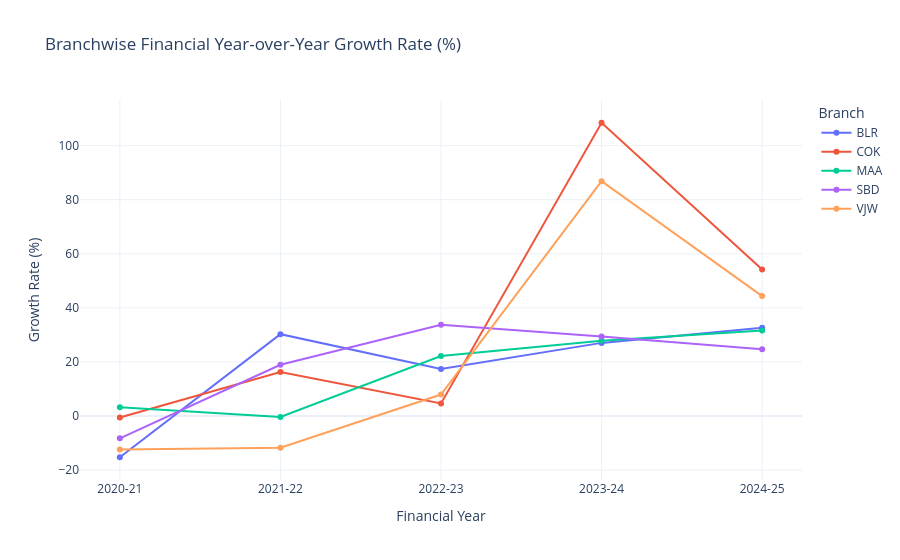
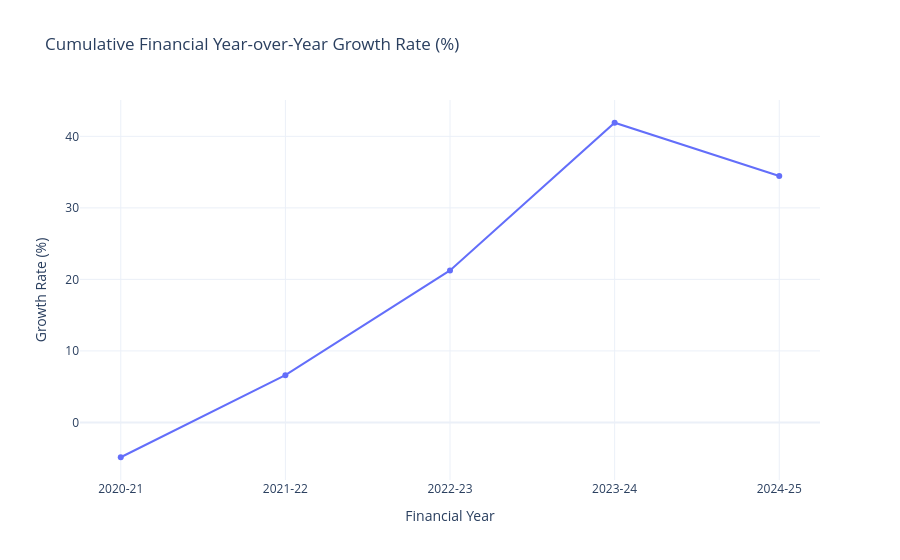
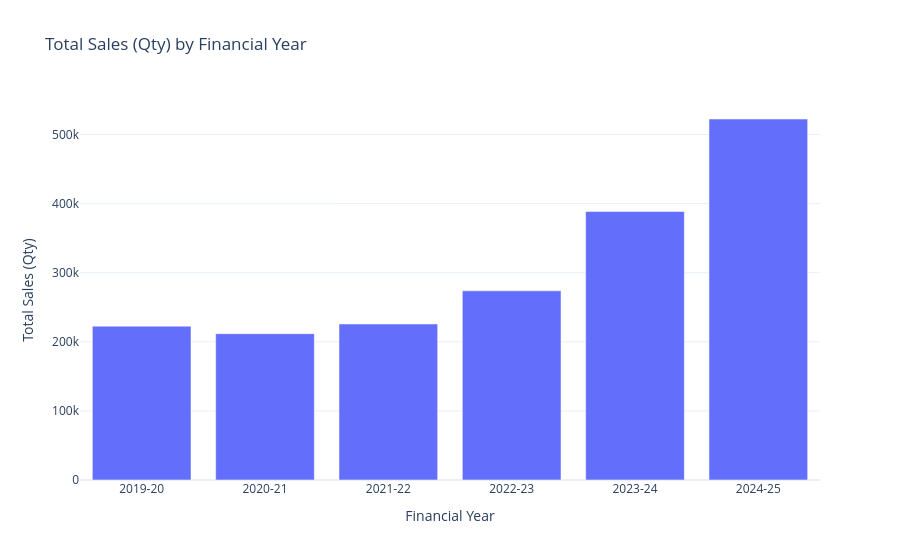

Source (notebook cell) for these figures, in order:
### Code cell
import plotly.graph_objs as go
import plotly.express as px

# Calculate financial year for each row: FY is from Apr to Mar
def get_fin_year(dt):
    dt = pd.to_datetime(dt)
    year = dt.year
    if dt.month >= 4:
        return f"{year}-{str(year+1)[-2:]}"
    else:
        return f"{year-1}-{str(year)[-2:]}"
    
fy_sales = all_data_monthly.copy()
fy_sales['FinYear'] = fy_sales['Date'].apply(get_fin_year)

# Filter FYs from FY 2019-20 to FY 2024-25
fy_list = []
start_year = 2019
for y in range(start_year, 2025):
    fy_list.append(f"{y}-{str(y+1)[-2:]}")

# Total sales for each branch by FY
fy_branch_qty = fy_sales.groupby(['FinYear', 'Branch'])['Qty'].sum().reset_index()
fy_branch_qty = fy_branch_qty[fy_branch_qty['FinYear'].isin(fy_list)]

# Compute YoY growth for each branch across FYs
branch_growth = []
for branch in fy_branch_qty['Branch'].unique():
    df = fy_branch_qty[fy_branch_qty['Branch'] == branch].sort_values('FinYear').set_index('FinYear')
    for i in range(1, len(fy_list)):
        curr_fy = fy_list[i]
        prev_fy = fy_list[i-1]
        if curr_fy in df.index and prev_fy in df.index:
            prev = df.loc[prev_fy, 'Qty']
            curr = df.loc[curr_fy, 'Qty']
            growth = ((curr - prev) / prev) * 100 if prev != 0 else None
            branch_growth.append({'Branch': branch, 'FinYear': curr_fy, 'GrowthRate(%)': growth, "PrevQty": prev, "CurrQty": curr})
branch_growth_df = pd.DataFrame(branch_growth)

# Cumulative FY (all branches): total and growth
fy_total_qty = fy_sales.groupby('FinYear')['Qty'].sum().reset_index()
fy_total_qty = fy_total_qty[fy_total_qty['FinYear'].isin(fy_list)].set_index('FinYear')
cumulative_growth = []
for i in range(1, len(fy_list)):
    curr_fy = fy_list[i]
    prev_fy = fy_list[i-1]
    if curr_fy in fy_total_qty.index and prev_fy in fy_total_qty.index:
        prev = fy_total_qty.loc[prev_fy, 'Qty']
        curr = fy_total_qty.loc[curr_fy, 'Qty']
        growth = ((curr - prev) / prev) * 100 if prev != 0 else None
        cumulative_growth.append({'FinYear': curr_fy, 'CumulativeGrowthRate(%)': growth, "PrevQty": prev, "CurrQty": curr})
cumulative_growth_df = pd.DataFrame(cumulative_growth)

# Plot: Branchwise Growth using Plotly
fig = go.Figure()
for branch in branch_growth_df['Branch'].unique():
    df = branch_growth_df[branch_growth_df['Branch'] == branch]
    fig.add_trace(go.Scatter(
        x=df['FinYear'],
        y=df['GrowthRate(%)'],
        mode='lines+markers',
        name=branch,
        customdata = df[['PrevQty','CurrQty']],
        hovertemplate='<b>FY: %{x}</b><br>Growth Rate: %{y:.2f}%<br>Prev Sales: %{customdata[0]:,.0f}<br>Curr Sales: %{customdata[1]:,.0f}<extra>Branch: '+branch+'</extra>'
    ))
fig.update_layout(title="Branchwise Financial Year-over-Year Growth Rate (%)",
                  xaxis_title="Financial Year",
                  yaxis_title="Growth Rate (%)",
                  legend_title="Branch",
                  hovermode='x unified',
                  template="plotly_white")
fig.show()

# Plot: Cumulative Growth using Plotly
fig2 = go.Figure()
fig2.add_trace(go.Scatter(
    x=cumulative_growth_df['FinYear'],
    y=cumulative_growth_df['CumulativeGrowthRate(%)'],
    mode='lines+markers',
    name='Cumulative',
    customdata = cumulative_growth_df[['PrevQty','CurrQty']],
    hovertemplate='<b>FY: %{x}</b><br>Growth Rate: %{y:.2f}%<br>Prev Sales: %{customdata[0]:,.0f}<br>Curr Sales: %{customdata[1]:,.0f}<extra>Cumulative</extra>'
))
fig2.update_layout(title="Cumulative Financial Year-over-Year Growth Rate (%)",
                   xaxis_title="Financial Year",
                   yaxis_title="Growth Rate (%)",
                   hovermode='x unified',
                   template="plotly_white")
fig2.show()

# Plot: Total Sales Every Financial Year using Plotly
fy_total_qty_reset = fy_total_qty.reset_index()
fig3 = px.bar(fy_total_qty_reset, x='FinYear', y='Qty',
              hover_data={'FinYear':True, 'Qty':':,.0f'},
              labels={'Qty':'Total Sales (Qty)', 'FinYear':'Financial Year'},
              title='Total Sales (Qty) by Financial Year')
fig3.update_traces(hovertemplate='<b>FY: %{x}</b><br>Total Sales: %{y:,.0f}')
fig3.update_layout(template="plotly_white")
fig3.show()

### Figure 1 — Plotly figure (JSON) as saved in the notebook; plotly's stock layout.template omitted (floating-point values rounded to 4 significant figures)
{"data": [{"customdata": [[22900.0, 19400.0], [19400.0, 25280.0], [25280.0, 29680.0], [29680.0, 37700.0], [37700.0, 50020.0]], "hovertemplate": "<b>FY: %{x}</b><br>Growth Rate: %{y:.2f}%<br>Prev Sales: %{customdata[0]:,.0f}<br>Curr Sales: %{customdata[1]:,.0f}<extra>Branch: BLR</extra>", "mode": "lines+markers", "name": "BLR", "type": "scatter", "x": ["2020-21", "2021-22", "2022-23", "2023-24", "2024-25"], "y": [-15.26, 30.26, 17.42, 27.04, 32.66]}, {"customdata": [[17300.0, 17210.0], [17210.0, 20010.0], [20010.0, 20930.0], [20930.0, 43640.0], [43640.0, 67300.0]], "hovertemplate": "<b>FY: %{x}</b><br>Growth Rate: %{y:.2f}%<br>Prev Sales: %{customdata[0]:,.0f}<br>Curr Sales: %{customdata[1]:,.0f}<extra>Branch: COK</extra>", "mode": "lines+markers", "name": "COK", "type": "scatter", "x": ["2020-21", "2021-22", "2022-23", "2023-24", "2024-25"], "y": [-0.5433, 16.27, 4.636, 108.5, 54.22]}, {"customdata": [[83440.0, 86100.0], [86100.0, 85770.0], [85770.0, 104800.0], [104800.0, 134000.0], [134000.0, 176400.0]], "hovertemplate": "<b>FY: %{x}</b><br>Growth Rate: %{y:.2f}%<br>Prev Sales: %{customdata[0]:,.0f}<br>Curr Sales: %{customdata[1]:,.0f}<extra>Branch: MAA</extra>", "mode": "lines+markers", "name": "MAA", "type": "scatter", "x": ["2020-21", "2021-22", "2022-23", "2023-24", "2024-25"], "y": [3.186, -0.3841, 22.21, 27.81, 31.65]}, {"customdata": [[57260.0, 52520.0], [52520.0, 62460.0], [62460.0, 83520.0], [83520.0, 108100.0], [108100.0, 134800.0]], "hovertemplate": "<b>FY: %{x}</b><br>Growth Rate: %{y:.2f}%<br>Prev Sales: %{customdata[0]:,.0f}<br>Curr Sales: %{customdata[1]:,.0f}<extra>Branch: SBD</extra>", "mode": "lines+markers", "name": "SBD", "type": "scatter", "x": ["2020-21", "2021-22", "2022-23", "2023-24", "2024-25"], "y": [-8.273, 18.92, 33.72, 29.43, 24.65]}, {"customdata": [[41760.0, 36590.0], [36590.0, 32300.0], [32300.0, 34860.0], [34860.0, 65130.0], [65130.0, 94020.0]], "hovertemplate": "<b>FY: %{x}</b><br>Growth Rate: %{y:.2f}%<br>Prev Sales: %{customdata[0]:,.0f}<br>Curr Sales: %{customdata[1]:,.0f}<extra>Branch: VJW</extra>", "mode": "lines+markers", "name": "VJW", "type": "scatter", "x": ["2020-21", "2021-22", "2022-23", "2023-24", "2024-25"], "y": [-12.38, -11.73, 7.926, 86.85, 44.34]}], "layout": {"hovermode": "x unified", "legend": {"title": {"text": "Branch"}}, "title": {"text": "Branchwise Financial Year-over-Year Growth Rate (%)"}, "xaxis": {"title": {"text": "Financial Year"}}, "yaxis": {"title": {"text": "Growth Rate (%)"}}}}

### Figure 2 — Plotly figure (JSON) as saved in the notebook; plotly's stock layout.template omitted (floating-point values rounded to 4 significant figures)
{"data": [{"customdata": [[222700.0, 211800.0], [211800.0, 225800.0], [225800.0, 273800.0], [273800.0, 388500.0], [388500.0, 522400.0]], "hovertemplate": "<b>FY: %{x}</b><br>Growth Rate: %{y:.2f}%<br>Prev Sales: %{customdata[0]:,.0f}<br>Curr Sales: %{customdata[1]:,.0f}<extra>Cumulative</extra>", "mode": "lines+markers", "name": "Cumulative", "type": "scatter", "x": ["2020-21", "2021-22", "2022-23", "2023-24", "2024-25"], "y": [-4.868, 6.604, 21.26, 41.9, 34.46]}], "layout": {"hovermode": "x unified", "title": {"text": "Cumulative Financial Year-over-Year Growth Rate (%)"}, "xaxis": {"title": {"text": "Financial Year"}}, "yaxis": {"title": {"text": "Growth Rate (%)"}}}}

### Figure 3 — Plotly figure (JSON) as saved in the notebook; plotly's stock layout.template omitted (floating-point values rounded to 4 significant figures)
{"data": [{"hovertemplate": "<b>FY: %{x}</b><br>Total Sales: %{y:,.0f}", "legendgroup": "", "marker": {"color": "#636efa", "pattern": {"shape": ""}}, "name": "", "orientation": "v", "showlegend": false, "textposition": "auto", "type": "bar", "x": ["2019-20", "2020-21", "2021-22", "2022-23", "2023-24", "2024-25"], "xaxis": "x", "y": [222700.0, 211800.0, 225800.0, 273800.0, 388500.0, 522400.0], "yaxis": "y"}], "layout": {"barmode": "relative", "legend": {"tracegroupgap": 0}, "title": {"text": "Total Sales (Qty) by Financial Year"}, "xaxis": {"anchor": "y", "domain": [0, 1], "title": {"text": "Financial Year"}}, "yaxis": {"anchor": "x", "domain": [0, 1], "title": {"text": "Total Sales (Qty)"}}}}
